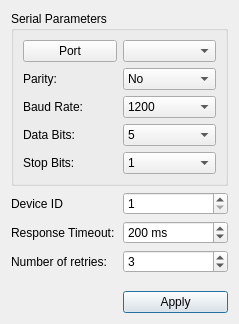
<?xml version="1.0" encoding="UTF-8"?>
<ui version="4.0">
 <class>UnicoVfdConfigDialog</class>
 <widget class="QDialog" name="UnicoVfdConfigDialog">
  <property name="geometry">
   <rect>
    <x>0</x>
    <y>0</y>
    <width>239</width>
    <height>324</height>
   </rect>
  </property>
  <property name="windowTitle">
   <string>Modbus Settings</string>
  </property>
  <layout class="QGridLayout" name="gridLayout">
   <item row="5" column="1">
    <widget class="QPushButton" name="btnApply">
     <property name="text">
      <string>Apply</string>
     </property>
    </widget>
   </item>
   <item row="3" column="0">
    <widget class="QLabel" name="label_6">
     <property name="text">
      <string>Number of retries:</string>
     </property>
    </widget>
   </item>
   <item row="2" column="1">
    <widget class="QSpinBox" name="spxTimeout">
     <property name="accelerated">
      <bool>true</bool>
     </property>
     <property name="suffix">
      <string> ms</string>
     </property>
     <property name="minimum">
      <number>-1</number>
     </property>
     <property name="maximum">
      <number>5000</number>
     </property>
     <property name="singleStep">
      <number>20</number>
     </property>
     <property name="value">
      <number>200</number>
     </property>
    </widget>
   </item>
   <item row="3" column="1">
    <widget class="QSpinBox" name="spxRetry">
     <property name="value">
      <number>3</number>
     </property>
    </widget>
   </item>
   <item row="0" column="0" colspan="2">
    <widget class="QGroupBox" name="groupBox">
     <property name="title">
      <string>Serial Parameters</string>
     </property>
     <layout class="QGridLayout" name="gridLayout_2">
      <item row="2" column="0">
       <widget class="QLabel" name="label_3">
        <property name="text">
         <string>Baud Rate:</string>
        </property>
       </widget>
      </item>
      <item row="3" column="1">
       <widget class="QComboBox" name="cbxDatabits">
        <item>
         <property name="text">
          <string>5</string>
         </property>
        </item>
        <item>
         <property name="text">
          <string>6</string>
         </property>
        </item>
        <item>
         <property name="text">
          <string>7</string>
         </property>
        </item>
        <item>
         <property name="text">
          <string>8</string>
         </property>
        </item>
       </widget>
      </item>
      <item row="1" column="0">
       <widget class="QLabel" name="label_2">
        <property name="text">
         <string>Parity:</string>
        </property>
       </widget>
      </item>
      <item row="1" column="1">
       <widget class="QComboBox" name="cbxParity">
        <item>
         <property name="text">
          <string>No</string>
         </property>
        </item>
        <item>
         <property name="text">
          <string>Even</string>
         </property>
        </item>
        <item>
         <property name="text">
          <string>Odd</string>
         </property>
        </item>
        <item>
         <property name="text">
          <string>Space</string>
         </property>
        </item>
        <item>
         <property name="text">
          <string>Mark</string>
         </property>
        </item>
       </widget>
      </item>
      <item row="3" column="0">
       <widget class="QLabel" name="label_4">
        <property name="text">
         <string>Data Bits:</string>
        </property>
       </widget>
      </item>
      <item row="4" column="0">
       <widget class="QLabel" name="label_5">
        <property name="text">
         <string>Stop Bits:</string>
        </property>
       </widget>
      </item>
      <item row="2" column="1">
       <widget class="QComboBox" name="cbxBaudrate">
        <item>
         <property name="text">
          <string>1200</string>
         </property>
        </item>
        <item>
         <property name="text">
          <string>2400</string>
         </property>
        </item>
        <item>
         <property name="text">
          <string>4800</string>
         </property>
        </item>
        <item>
         <property name="text">
          <string>9600</string>
         </property>
        </item>
        <item>
         <property name="text">
          <string>19200</string>
         </property>
        </item>
        <item>
         <property name="text">
          <string>38400</string>
         </property>
        </item>
        <item>
         <property name="text">
          <string>57600</string>
         </property>
        </item>
        <item>
         <property name="text">
          <string>115200</string>
         </property>
        </item>
       </widget>
      </item>
      <item row="4" column="1">
       <widget class="QComboBox" name="cbxStopbits">
        <item>
         <property name="text">
          <string>1</string>
         </property>
        </item>
        <item>
         <property name="text">
          <string>3</string>
         </property>
        </item>
        <item>
         <property name="text">
          <string>2</string>
         </property>
        </item>
       </widget>
      </item>
      <item row="0" column="1">
       <widget class="QComboBox" name="cbxPort"/>
      </item>
      <item row="0" column="0">
       <widget class="QPushButton" name="btnPort">
        <property name="text">
         <string>Port</string>
        </property>
       </widget>
      </item>
     </layout>
    </widget>
   </item>
   <item row="4" column="1">
    <spacer name="verticalSpacer">
     <property name="orientation">
      <enum>Qt::Vertical</enum>
     </property>
     <property name="sizeHint" stdset="0">
      <size>
       <width>20</width>
       <height>43</height>
      </size>
     </property>
    </spacer>
   </item>
   <item row="2" column="0">
    <widget class="QLabel" name="label">
     <property name="text">
      <string>Response Timeout:</string>
     </property>
    </widget>
   </item>
   <item row="1" column="0">
    <widget class="QLabel" name="label_7">
     <property name="text">
      <string>Device ID</string>
     </property>
    </widget>
   </item>
   <item row="1" column="1">
    <widget class="QSpinBox" name="spxDeviceID">
     <property name="accelerated">
      <bool>true</bool>
     </property>
     <property name="suffix">
      <string/>
     </property>
     <property name="minimum">
      <number>1</number>
     </property>
     <property name="maximum">
      <number>32</number>
     </property>
     <property name="singleStep">
      <number>1</number>
     </property>
     <property name="value">
      <number>1</number>
     </property>
    </widget>
   </item>
  </layout>
 </widget>
 <resources/>
 <connections/>
</ui>
